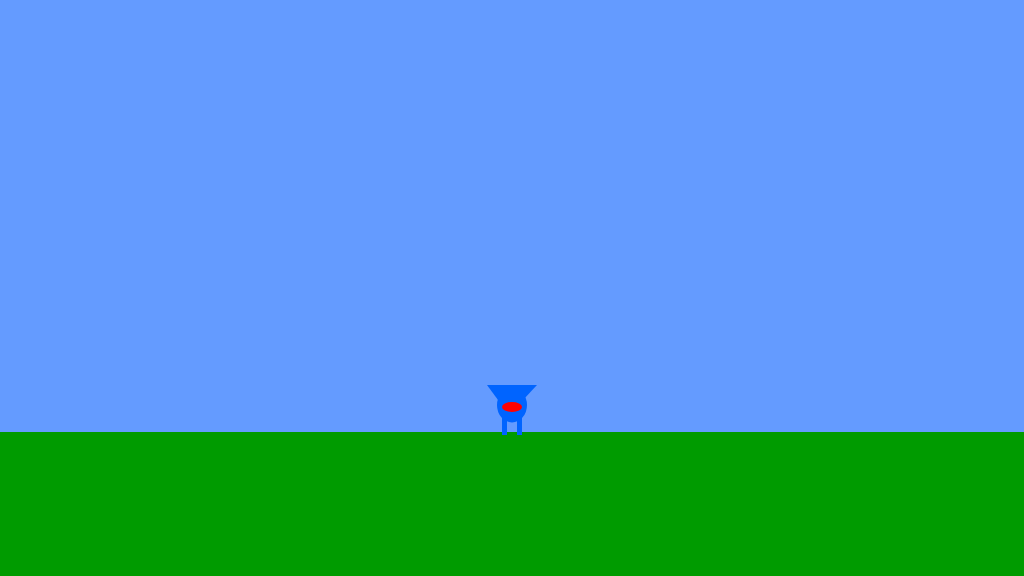
Frame 1 (no input)
Frame 60 (no input): identical to frame 1, image omitted
Frame 120 (the mouse pressed at the canvas centre since frame 60): identical to frame 1, image omitted

The p5.js sketch that drew this single still picture (run headless with seeded random() and noise() and a simulated clock; from frame 60 on, the mouse is pressed at the canvas centre):

// p5.js sketch
// ── sketch.js
/*

The Game Project - 4

Game interaction

*/


var gameChar_x;
var gameChar_y;
var floorPos_y;
var isLeft;
var isRight;
var isFalling; // regular falling down
var isPlummeting; // falling down canyons

function setup()
{
	createCanvas(1024, 576);
	floorPos_y = height * 3/4;
	gameChar_x = width/2;
	gameChar_y = floorPos_y;
    
    isLeft = false;
    isRight = false;
    isFalling = false;
    isPlummeting = false;
}

function draw()
{

	///////////DRAWING CODE//////////

	background(100,155,255); //fill the sky blue


	noStroke();
	fill(0,155,0);
	rect(0, floorPos_y, width, height - floorPos_y); //draw some green ground

	//draw the canyon


	//the game character
	if(isLeft && isFalling)
	{
		// add your jumping-left code
        fill(0,100,255);
        ellipse(gameChar_x-15,gameChar_y-47,20,35);
        rect(gameChar_x-23,gameChar_y-73,5,20);
        rect(gameChar_x-13,gameChar_y-37,5,20);
        rect(gameChar_x-20,gameChar_y-37,5,20);
        fill(255,0,0);
        ellipse(gameChar_x-15,gameChar_y-47, 20, 10);

	}
	else if(isRight && isFalling)
	{
		// add your jumping-right code
        fill(0,100,255);
        ellipse(gameChar_x+15,gameChar_y-47,20,35);
        rect(gameChar_x+18,gameChar_y-73,5,20);
        rect(gameChar_x+17,gameChar_y-37,5,20);
        rect(gameChar_x+10,gameChar_y-37,5,20);
        fill(255,0,0);
        ellipse(gameChar_x+15,gameChar_y-47, 20, 10);
        

	}
	else if(isLeft)
	{
		// add your walking left code
        fill(0,100,255);
        ellipse(gameChar_x-15,gameChar_y-27,20,35);
        rect(gameChar_x-23,gameChar_y-17,5,20);
        rect(gameChar_x-17,gameChar_y-57,5,20);
        fill(255,0,0);
        ellipse(gameChar_x-15,gameChar_y-27, 20, 10);

	}
	else if(isRight)
	{
		// add your walking right code
        fill(0,100,255);
        ellipse(gameChar_x+15,gameChar_y-27,20,35);
        rect(gameChar_x+17,gameChar_y-17,5,20);
        rect(gameChar_x+13,gameChar_y-57,5,20);
        fill(255,0,0);
        ellipse(gameChar_x+15,gameChar_y-27, 20, 10);

	}
	else if(isFalling || isPlummeting)
	{
        // add your jumping front face code
		fill(0,100,255);
        ellipse(gameChar_x,gameChar_y-27,30,35);
        rect(gameChar_x-10,gameChar_y-17,5,20);
        rect(gameChar_x+5,gameChar_y-17,5,20);
        triangle(gameChar_x-25,gameChar_y-47,gameChar_x+25,gameChar_y-47, 
                 gameChar_x-3,gameChar_y-17);
        fill(255,0,0);
        ellipse(gameChar_x,gameChar_y-25, 20, 10);

	}
	else
	{
		// add your standing front facing code
        
        fill(0,100,255);
        ellipse(gameChar_x,gameChar_y-27,30,35);
        rect(gameChar_x-10,gameChar_y-17,5,20);
        rect(gameChar_x+5,gameChar_y-17,5,20);
        triangle(gameChar_x-25,gameChar_y-47,gameChar_x+25,gameChar_y-47, 
                 gameChar_x-3,gameChar_y-17);
        fill(255,0,0);
        ellipse(gameChar_x,gameChar_y-25, 20, 10);
	}

	///////////INTERACTION CODE//////////
	//Put conditional statements to move the game character below here
    
    if(isLeft) //the key A
    {
        gameChar_x -=5;
    }
    if(isRight) //the key D
    {
        gameChar_x +=5;
    }
    if(gameChar_y !=floorPos_y) //gravity
    {
        gameChar_y +=5;
    }
   

}


function keyPressed()
{
	// if statements to control the animation of the character when
	// keys are pressed.

	//open up the console to see how these work
	console.log("keyPressed: " + key);
	console.log("keyPressed: " + keyCode);

    if(keyCode == 65) //the key A
    {
        isLeft = true;
    }
    if(keyCode == 68) //the key D 
    {
        isRight = true;
    }
    if(keyCode == 87) //the key W
    {
        gameChar_y -=100;
        isFalling = true;   
    }
}

function keyReleased()
{
	// if statements to control the animation of the character when
	// keys are released.

	console.log("keyReleased: " + key);
	console.log("keyReleased: " + keyCode);
    
    if(keyCode == 65) //the key A
    {
        isLeft = false;
    }
    if(keyCode == 68) //the key D
    {
        isRight = false;
    }
    if(keyCode == 87) //the key W
    {
        isFalling = false;
    }
}
